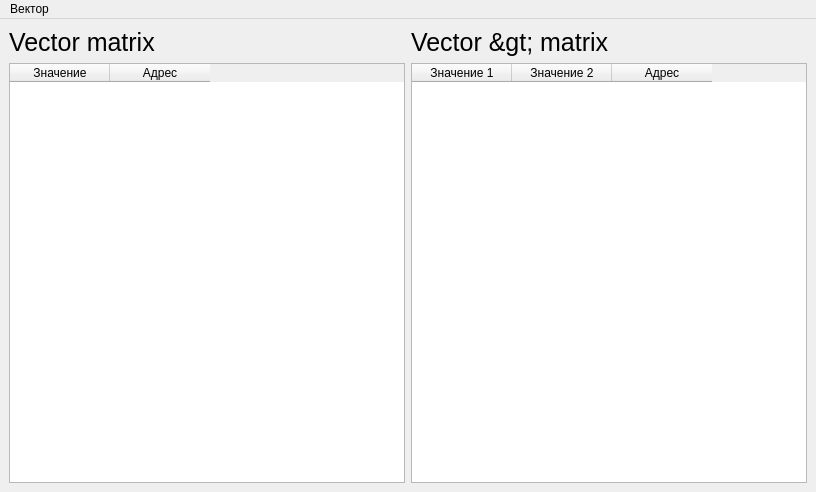
<?xml version="1.0" encoding="UTF-8"?>
<ui version="4.0">
 <class>MainWindow</class>
 <widget class="QMainWindow" name="MainWindow">
  <property name="geometry">
   <rect>
    <x>0</x>
    <y>0</y>
    <width>816</width>
    <height>492</height>
   </rect>
  </property>
  <property name="windowTitle">
   <string>MainWindow</string>
  </property>
  <widget class="QWidget" name="centralwidget">
   <layout class="QGridLayout" name="gridLayout">
    <item row="0" column="0">
     <widget class="QLabel" name="label">
      <property name="font">
       <font>
        <pointsize>19</pointsize>
       </font>
      </property>
      <property name="text">
       <string>Vector&lt;int&gt; matrix</string>
      </property>
     </widget>
    </item>
    <item row="1" column="0">
     <widget class="QTableWidget" name="tableWidget">
      <column>
       <property name="text">
        <string>Значение</string>
       </property>
      </column>
      <column>
       <property name="text">
        <string>Адрес</string>
       </property>
      </column>
     </widget>
    </item>
    <item row="1" column="1">
     <widget class="QTableWidget" name="tableWidget_2">
      <column>
       <property name="text">
        <string>Значение 1</string>
       </property>
      </column>
      <column>
       <property name="text">
        <string>Значение 2</string>
       </property>
      </column>
      <column>
       <property name="text">
        <string>Адрес</string>
       </property>
      </column>
     </widget>
    </item>
    <item row="0" column="1">
     <widget class="QLabel" name="label_2">
      <property name="font">
       <font>
        <pointsize>19</pointsize>
       </font>
      </property>
      <property name="text">
       <string>Vector &lt;Pair&lt;int, double&gt;&gt; matrix</string>
      </property>
     </widget>
    </item>
   </layout>
  </widget>
  <widget class="QMenuBar" name="menubar">
   <property name="geometry">
    <rect>
     <x>0</x>
     <y>0</y>
     <width>816</width>
     <height>24</height>
    </rect>
   </property>
   <widget class="QMenu" name="menu">
    <property name="title">
     <string>Вектор</string>
    </property>
    <addaction name="action"/>
   </widget>
   <addaction name="menu"/>
  </widget>
  <action name="action">
   <property name="text">
    <string>Заполнить рандомом</string>
   </property>
   <property name="shortcut">
    <string>Return</string>
   </property>
  </action>
 </widget>
 <resources/>
 <connections/>
</ui>
